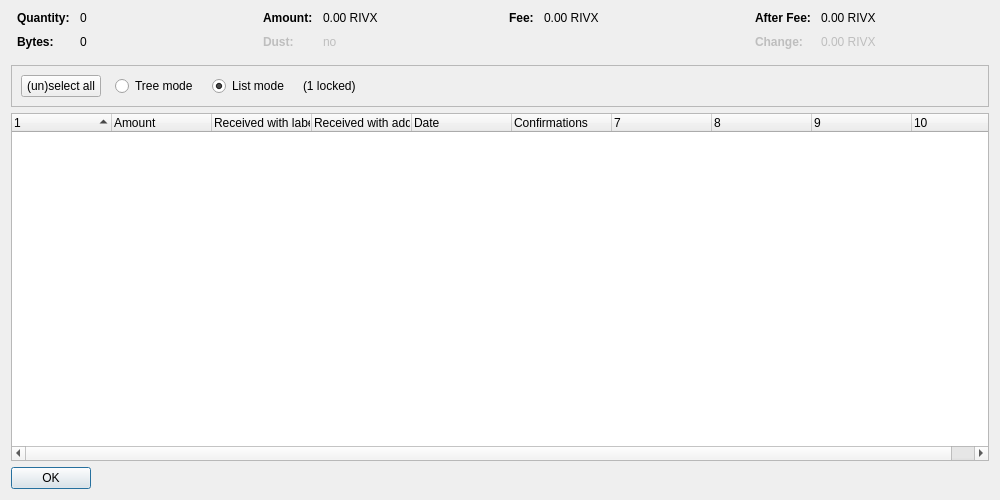
<?xml version="1.0" encoding="UTF-8"?>
<ui version="4.0">
 <class>CoinControlDialog</class>
 <widget class="QDialog" name="CoinControlDialog">
  <property name="geometry">
   <rect>
    <x>0</x>
    <y>0</y>
    <width>1000</width>
    <height>500</height>
   </rect>
  </property>
  <property name="windowTitle">
   <string>Coin Selection</string>
  </property>
  <layout class="QVBoxLayout" name="verticalLayout">
   <item>
    <layout class="QHBoxLayout" name="horizontalLayoutTop" stretch="0,0,0,0">
     <property name="topMargin">
      <number>0</number>
     </property>
     <property name="bottomMargin">
      <number>10</number>
     </property>
     <item>
      <layout class="QFormLayout" name="formLayoutCoinControl1">
       <property name="horizontalSpacing">
        <number>10</number>
       </property>
       <property name="verticalSpacing">
        <number>10</number>
       </property>
       <property name="leftMargin">
        <number>6</number>
       </property>
       <property name="rightMargin">
        <number>6</number>
       </property>
       <item row="0" column="0">
        <widget class="QLabel" name="labelCoinControlQuantityText">
         <property name="font">
          <font>
           <weight>75</weight>
           <bold>true</bold>
          </font>
         </property>
         <property name="text">
          <string>Quantity:</string>
         </property>
        </widget>
       </item>
       <item row="0" column="1">
        <widget class="QLabel" name="labelCoinControlQuantity">
         <property name="cursor">
          <cursorShape>IBeamCursor</cursorShape>
         </property>
         <property name="contextMenuPolicy">
          <enum>Qt::ActionsContextMenu</enum>
         </property>
         <property name="text">
          <string notr="true">0</string>
         </property>
         <property name="textInteractionFlags">
          <set>Qt::LinksAccessibleByMouse|Qt::TextSelectableByKeyboard|Qt::TextSelectableByMouse</set>
         </property>
        </widget>
       </item>
       <item row="1" column="0">
        <widget class="QLabel" name="labelCoinControlBytesText">
         <property name="font">
          <font>
           <weight>75</weight>
           <bold>true</bold>
          </font>
         </property>
         <property name="text">
          <string>Bytes:</string>
         </property>
        </widget>
       </item>
       <item row="1" column="1">
        <widget class="QLabel" name="labelCoinControlBytes">
         <property name="cursor">
          <cursorShape>IBeamCursor</cursorShape>
         </property>
         <property name="contextMenuPolicy">
          <enum>Qt::ActionsContextMenu</enum>
         </property>
         <property name="text">
          <string notr="true">0</string>
         </property>
         <property name="textInteractionFlags">
          <set>Qt::LinksAccessibleByMouse|Qt::TextSelectableByKeyboard|Qt::TextSelectableByMouse</set>
         </property>
        </widget>
       </item>
      </layout>
     </item>
     <item>
      <layout class="QFormLayout" name="formLayoutCoinControl2">
       <property name="horizontalSpacing">
        <number>10</number>
       </property>
       <property name="verticalSpacing">
        <number>10</number>
       </property>
       <property name="leftMargin">
        <number>6</number>
       </property>
       <property name="rightMargin">
        <number>6</number>
       </property>
       <item row="0" column="0">
        <widget class="QLabel" name="labelCoinControlAmountText">
         <property name="font">
          <font>
           <weight>75</weight>
           <bold>true</bold>
          </font>
         </property>
         <property name="text">
          <string>Amount:</string>
         </property>
        </widget>
       </item>
       <item row="0" column="1">
        <widget class="QLabel" name="labelCoinControlAmount">
         <property name="cursor">
          <cursorShape>IBeamCursor</cursorShape>
         </property>
         <property name="contextMenuPolicy">
          <enum>Qt::ActionsContextMenu</enum>
         </property>
         <property name="text">
          <string notr="true">0.00 RIVX</string>
         </property>
         <property name="textInteractionFlags">
          <set>Qt::LinksAccessibleByMouse|Qt::TextSelectableByKeyboard|Qt::TextSelectableByMouse</set>
         </property>
        </widget>
       </item>
       <item row="1" column="0">
        <widget class="QLabel" name="labelCoinControlLowOutputText">
         <property name="enabled">
          <bool>false</bool>
         </property>
         <property name="font">
          <font>
           <weight>75</weight>
           <bold>true</bold>
          </font>
         </property>
         <property name="text">
          <string>Dust:</string>
         </property>
        </widget>
       </item>
       <item row="1" column="1">
        <widget class="QLabel" name="labelCoinControlLowOutput">
         <property name="enabled">
          <bool>false</bool>
         </property>
         <property name="cursor">
          <cursorShape>IBeamCursor</cursorShape>
         </property>
         <property name="contextMenuPolicy">
          <enum>Qt::ActionsContextMenu</enum>
         </property>
         <property name="text">
          <string notr="true">no</string>
         </property>
         <property name="textInteractionFlags">
          <set>Qt::LinksAccessibleByMouse|Qt::TextSelectableByKeyboard|Qt::TextSelectableByMouse</set>
         </property>
        </widget>
       </item>
      </layout>
     </item>
     <item>
      <layout class="QFormLayout" name="formLayoutCoinControl3">
       <property name="horizontalSpacing">
        <number>10</number>
       </property>
       <property name="verticalSpacing">
        <number>10</number>
       </property>
       <property name="leftMargin">
        <number>6</number>
       </property>
       <property name="rightMargin">
        <number>6</number>
       </property>
       <item row="0" column="0">
        <widget class="QLabel" name="labelCoinControlFeeText">
         <property name="font">
          <font>
           <weight>75</weight>
           <bold>true</bold>
          </font>
         </property>
         <property name="text">
          <string>Fee:</string>
         </property>
        </widget>
       </item>
       <item row="0" column="1">
        <widget class="QLabel" name="labelCoinControlFee">
         <property name="cursor">
          <cursorShape>IBeamCursor</cursorShape>
         </property>
         <property name="contextMenuPolicy">
          <enum>Qt::ActionsContextMenu</enum>
         </property>
         <property name="text">
          <string notr="true">0.00 RIVX</string>
         </property>
         <property name="textInteractionFlags">
          <set>Qt::LinksAccessibleByMouse|Qt::TextSelectableByKeyboard|Qt::TextSelectableByMouse</set>
         </property>
        </widget>
       </item>
      </layout>
     </item>
     <item>
      <layout class="QFormLayout" name="formLayoutCoinControl4">
       <property name="horizontalSpacing">
        <number>10</number>
       </property>
       <property name="verticalSpacing">
        <number>10</number>
       </property>
       <property name="leftMargin">
        <number>6</number>
       </property>
       <property name="rightMargin">
        <number>6</number>
       </property>
       <item row="0" column="0">
        <widget class="QLabel" name="labelCoinControlAfterFeeText">
         <property name="font">
          <font>
           <weight>75</weight>
           <bold>true</bold>
          </font>
         </property>
         <property name="text">
          <string>After Fee:</string>
         </property>
        </widget>
       </item>
       <item row="0" column="1">
        <widget class="QLabel" name="labelCoinControlAfterFee">
         <property name="cursor">
          <cursorShape>IBeamCursor</cursorShape>
         </property>
         <property name="contextMenuPolicy">
          <enum>Qt::ActionsContextMenu</enum>
         </property>
         <property name="text">
          <string notr="true">0.00 RIVX</string>
         </property>
         <property name="textInteractionFlags">
          <set>Qt::LinksAccessibleByMouse|Qt::TextSelectableByKeyboard|Qt::TextSelectableByMouse</set>
         </property>
        </widget>
       </item>
       <item row="1" column="0">
        <widget class="QLabel" name="labelCoinControlChangeText">
         <property name="enabled">
          <bool>false</bool>
         </property>
         <property name="font">
          <font>
           <weight>75</weight>
           <bold>true</bold>
          </font>
         </property>
         <property name="text">
          <string>Change:</string>
         </property>
        </widget>
       </item>
       <item row="1" column="1">
        <widget class="QLabel" name="labelCoinControlChange">
         <property name="enabled">
          <bool>false</bool>
         </property>
         <property name="cursor">
          <cursorShape>IBeamCursor</cursorShape>
         </property>
         <property name="contextMenuPolicy">
          <enum>Qt::ActionsContextMenu</enum>
         </property>
         <property name="text">
          <string notr="true">0.00 RIVX</string>
         </property>
         <property name="textInteractionFlags">
          <set>Qt::LinksAccessibleByMouse|Qt::TextSelectableByKeyboard|Qt::TextSelectableByMouse</set>
         </property>
        </widget>
       </item>
      </layout>
     </item>
    </layout>
   </item>
   <item>
    <widget class="QFrame" name="frame">
     <property name="minimumSize">
      <size>
       <width>0</width>
       <height>40</height>
      </size>
     </property>
     <property name="frameShape">
      <enum>QFrame::StyledPanel</enum>
     </property>
     <property name="frameShadow">
      <enum>QFrame::Sunken</enum>
     </property>
     <layout class="QHBoxLayout" name="horizontalLayout">
      <item>
       <layout class="QHBoxLayout" name="horizontalLayoutPanel" stretch="0,0,0,0,0">
        <property name="spacing">
         <number>14</number>
        </property>
        <item>
         <widget class="QPushButton" name="pushButtonSelectAll">
          <property name="sizePolicy">
           <sizepolicy hsizetype="Maximum" vsizetype="Fixed">
            <horstretch>0</horstretch>
            <verstretch>0</verstretch>
           </sizepolicy>
          </property>
          <property name="text">
           <string>(un)select all</string>
          </property>
          <property name="autoDefault">
           <bool>false</bool>
          </property>
         </widget>
        </item>
        <item>
         <widget class="QRadioButton" name="radioTreeMode">
          <property name="sizePolicy">
           <sizepolicy hsizetype="Maximum" vsizetype="Fixed">
            <horstretch>0</horstretch>
            <verstretch>0</verstretch>
           </sizepolicy>
          </property>
          <property name="text">
           <string>Tree mode</string>
          </property>
         </widget>
        </item>
        <item>
         <widget class="QRadioButton" name="radioListMode">
          <property name="sizePolicy">
           <sizepolicy hsizetype="Maximum" vsizetype="Fixed">
            <horstretch>0</horstretch>
            <verstretch>0</verstretch>
           </sizepolicy>
          </property>
          <property name="text">
           <string>List mode</string>
          </property>
          <property name="checked">
           <bool>true</bool>
          </property>
         </widget>
        </item>
        <item>
         <widget class="QLabel" name="labelLocked">
          <property name="text">
           <string notr="true">(1 locked)</string>
          </property>
         </widget>
        </item>
        <item>
         <spacer name="horizontalSpacer">
          <property name="orientation">
           <enum>Qt::Horizontal</enum>
          </property>
          <property name="sizeHint" stdset="0">
           <size>
            <width>40</width>
            <height>20</height>
           </size>
          </property>
         </spacer>
        </item>
       </layout>
      </item>
     </layout>
    </widget>
   </item>
   <item>
    <widget class="CoinControlTreeWidget" name="treeWidget">
     <property name="contextMenuPolicy">
      <enum>Qt::CustomContextMenu</enum>
     </property>
     <property name="sortingEnabled">
      <bool>false</bool>
     </property>
     <property name="columnCount">
      <number>10</number>
     </property>
     <attribute name="headerShowSortIndicator" stdset="0">
      <bool>true</bool>
     </attribute>
     <attribute name="headerStretchLastSection">
      <bool>false</bool>
     </attribute>
     <column>
      <property name="text">
       <string/>
      </property>
     </column>
     <column>
      <property name="text">
       <string>Amount</string>
      </property>
     </column>
     <column>
      <property name="text">
       <string>Received with label</string>
      </property>
     </column>
     <column>
      <property name="text">
       <string>Received with address</string>
      </property>
     </column>
     <column>
      <property name="text">
       <string>Date</string>
      </property>
     </column>
     <column>
      <property name="text">
       <string>Confirmations</string>
      </property>
      <property name="toolTip">
       <string>Confirmed</string>
      </property>
     </column>
     <column>
      <property name="text">
       <string/>
      </property>
     </column>
     <column>
      <property name="text">
       <string/>
      </property>
     </column>
     <column>
      <property name="text">
       <string/>
      </property>
     </column>
     <column>
      <property name="text">
       <string/>
      </property>
     </column>
    </widget>
   </item>
   <item>
    <widget class="QDialogButtonBox" name="buttonBox">
     <property name="sizePolicy">
      <sizepolicy hsizetype="Maximum" vsizetype="Fixed">
       <horstretch>0</horstretch>
       <verstretch>0</verstretch>
      </sizepolicy>
     </property>
     <property name="orientation">
      <enum>Qt::Horizontal</enum>
     </property>
     <property name="standardButtons">
      <set>QDialogButtonBox::Ok</set>
     </property>
    </widget>
   </item>
  </layout>
 </widget>
 <customwidgets>
  <customwidget>
   <class>CoinControlTreeWidget</class>
   <extends>QTreeWidget</extends>
   <header>coincontroltreewidget.h</header>
  </customwidget>
 </customwidgets>
 <resources/>
 <connections/>
</ui>
